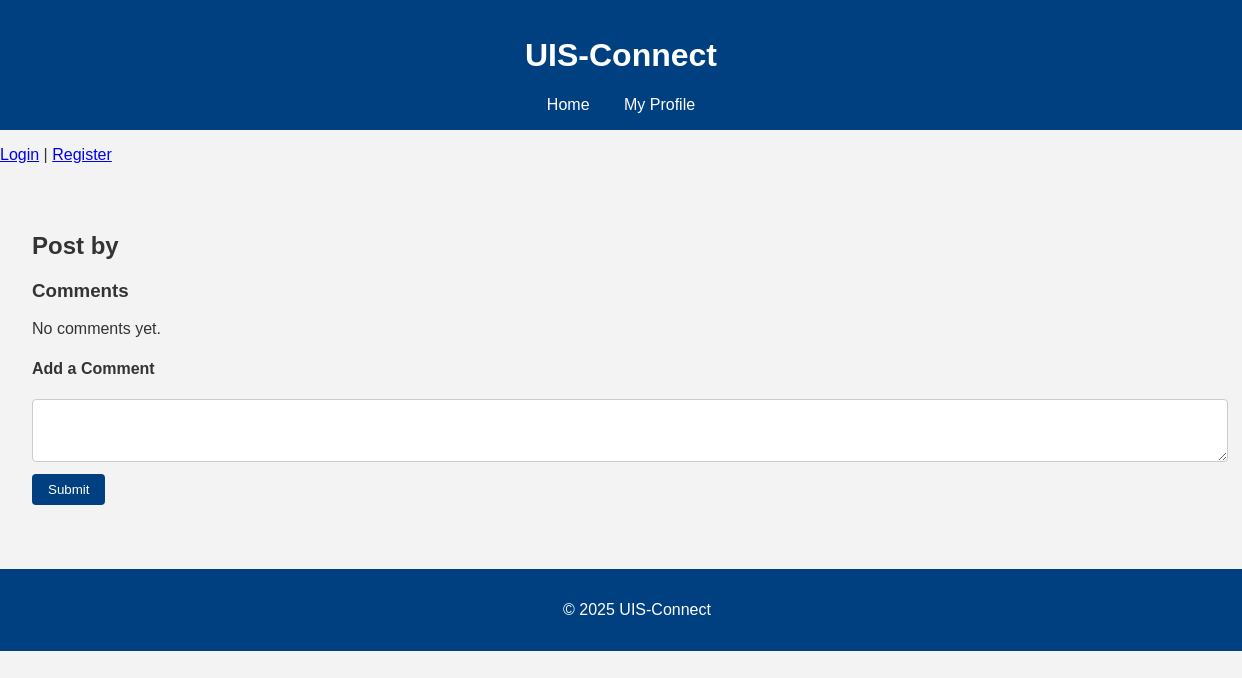
Page /post/11 on the earlier database version.
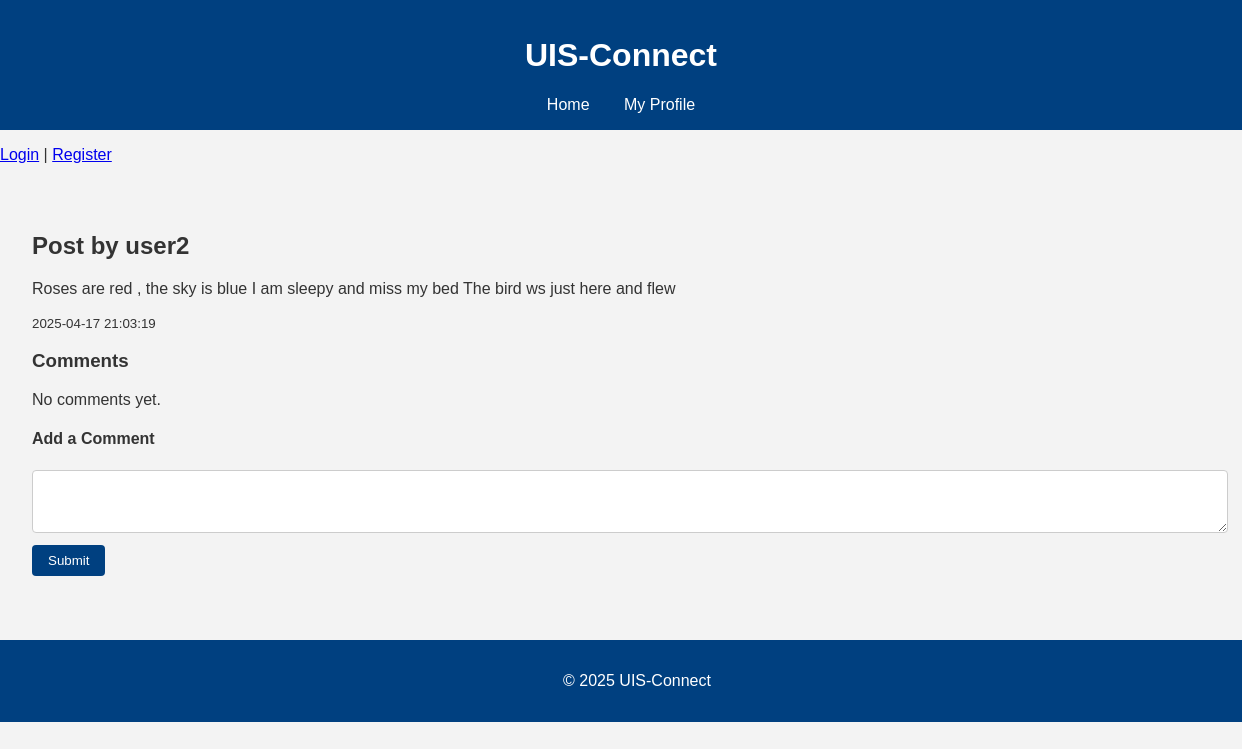
Same page on the later database version.
### tables this page shows
CREATE TABLE users (
    id INTEGER PRIMARY KEY AUTOINCREMENT,
    username TEXT NOT NULL,
    major TEXT,
    interests TEXT
);

CREATE TABLE posts (
    id INTEGER PRIMARY KEY AUTOINCREMENT,
    user_id INTEGER,
    content TEXT,
    timestamp TEXT,
    FOREIGN KEY(user_id) REFERENCES users(id)
);

### app.py (the view, shortened to what this page needs)
@app.route('/post/<int:post_id>', methods=['GET', 'POST'])
def post(post_id):
    post, comments = get_post_with_comments(post_id)
    return render_template('post.html', post=post, comments=comments)

### db_utils.py (called while the page is built)
def get_db_connection():
    conn = sqlite3.connect(DATABASE)
    conn.row_factory = sqlite3.Row
    return conn

def get_post_with_comments(post_id):
    conn = get_db_connection()
    post = conn.execute("""
        SELECT posts.id, posts.content, posts.timestamp, users.username
        FROM posts
        JOIN users ON posts.user_id = users.id
        WHERE posts.id = ?
    """, (post_id,)).fetchone()
    comments = conn.execute("""
        SELECT comments.content, comments.timestamp, users.username
        FROM comments
        JOIN users ON comments.user_id = users.id
        WHERE comments.post_id = ?
        ORDER BY comments.timestamp ASC
    """, (post_id,)).fetchall()
    conn.close()
    return post, comments

### templates/post.html
{% extends "base.html" %}
{% block content %}
    <h2>Post by {{ post.username }}</h2>
    <p>{{ post.content }}</p>
    <p><small>{{ post.timestamp }}</small></p>
    <h3>Comments</h3>
    {% for comment in comments %}
        <div class="comment">
            <p><strong>{{ comment.username }}:</strong> {{ comment.content }}</p>
            <p><small>{{ comment.timestamp }}</small></p>
        </div>
    {% else %}
        <p>No comments yet.</p>
    {% endfor %}
    <h4>Add a Comment</h4>
    <form method="post">
        <textarea name="content" rows="3" required></textarea><br>
        <button type="submit">Submit</button>
    </form>
{% endblock %}

### templates/base.html (shortened to what this page needs)
<!DOCTYPE html>
<html lang="en">
<head>
    <link rel="stylesheet" href="{{ url_for('static', filename='style.css') }}">
</head>
<body>
    <header>
        <h1>UIS-Connect</h1>
        <nav>
            <a href="{{ url_for('index') }}">Home</a>
            <a href="{{ url_for('profile') }}">My Profile</a>
        </nav>
    </header>
    {% if session.get('username') %}
        <p>Logged in as {{ session.username }} | <a href="{{ url_for('logout') }}">Logout</a></p>
    {% else %}
        <p><a href="{{ url_for('login') }}">Login</a> | <a href="{{ url_for('register') }}">Register</a></p>
    {% endif %}
    <main>
        {% block content %}{% endblock %}
    </main>
    <footer>
        <p>&copy; 2025 UIS-Connect</p>
    </footer>
</body>
</html>

### static/style.css (style rules this page uses)
body { font-family: Arial, sans-serif; margin: 0; padding: 0; background-color: #f3f3f3; color: #333; }
header { background-color: #004080; color: white; padding: 1rem; text-align: center; }
nav a { color: white; margin: 0 15px; text-decoration: none; }
main { padding: 2rem; }
form { margin-top: 1rem; }
textarea { width: 100%; padding: 0.5rem; border-radius: 4px; border: 1px solid #ccc; resize: vertical; }
button { margin-top: 0.5rem; background-color: #004080; color: white; border: none; padding: 0.5rem 1rem; border-radius: 4px; cursor: pointer; }
footer { background-color: #004080; color: white; text-align: center; padding: 1rem; margin-top: 2rem; position: relative; bottom: 0; width: 100%; }

Differences in the rows shown:
added users: username "user2"
added posts: content "Roses are red , the sky is blue I am sleepy and miss my bed The bird ws just here and flew", timestamp "2025-04-17 21:03:19"
